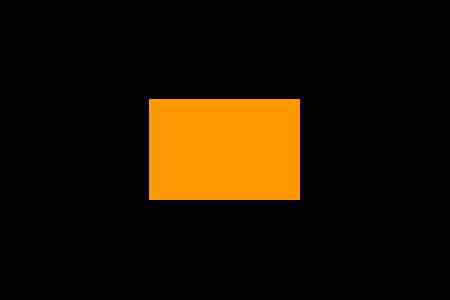
#> input picture frame 11 of trunk/synthetic_vid_creation/synthetic_videos/synthetic_video_100_26-08-2015_14:27:16.avi, 450 x 300 px, given in place of 20150205_155823.mp4, which was not available
$ python test_video.py   (Python 2 division)   (older library calls are emulated)
#> lines starting #> are read from the running program, lines starting #| are printed output that depends on the picture; after the words box and inside, x2 and y2 are one past the last pixel; in counts of white or black regions, pixels touching at a corner belong together; pictures that were not available may be replaced by others from this repository, and a replacement may not be noted
import numpy as np
import cv2
import cv
import time
#import matplotlib.pyplot as plt


frame_nums = [130]

cap = cv2.VideoCapture('videos/20150205_155823.mp4')
corner1 = (1,261)
corner2 = (188, 1000)

frames_count, fps, width, height = cap.get(cv2.cv.CV_CAP_PROP_FRAME_COUNT), cap.get(cv2.cv.CV_CAP_PROP_FPS), cap.get(cv2.cv.CV_CAP_PROP_FRAME_WIDTH), cap.get(cv2.cv.CV_CAP_PROP_FRAME_HEIGHT)

print frames_count, fps, width, height

'''
for frame_num in frame_nums:
    print frame_num
    cap.set(cv2.cv.CV_CAP_PROP_POS_FRAMES,frame_num) #Set index to last frame

    ret, img = cap.read()
    res = cv2.resize (img, (600, 1000), interpolation = cv2.INTER_CUBIC)
    cv2.rectangle(res,corner1,corner2,(0,255,0),3)
    cv2.namedWindow('frame', cv2.WINDOW_NORMAL)
    cv2.imshow('frame',res)
    #cv2.imwrite("images/test.jpg", img)
    cv2.waitKey()
    break
    #window = cv.NamedWindow("frame", cv.CV_WINDOW_AUTOSIZE)
    #namedWindow("MyVideo",CV_WINDOW_AUTOSIZE);

    screen_res = 1280, 720
    scale_width = screen_res[0] / 600.0
    scale_height = screen_res[1] / 1000.0
    scale = min(scale_width, scale_height)
    window_width = int(600.0 * scale)
    window_height = int(1000.0 * scale)

    #cv2.namedWindow('dst_rt', cv2.WINDOW_NORMAL)
    cv2.resizeWindow('dst_rt', 600, 1000)
    cv2.rectangle(img,corner1,corner2,(0,255,0),3)


    cv2.imshow('dst_rt', img)
    cv2.waitKey(0)
'''


frame_count=0
while(cap.isOpened()):
    ret, frame = cap.read()
#> frame is the input picture: shape (300, 450, 3); mean B, G, R 0.6, 17.2, 28.6
    #print frame
    print frame_count
    gray = cv2.cvtColor(frame, cv2.COLOR_BGR2GRAY)
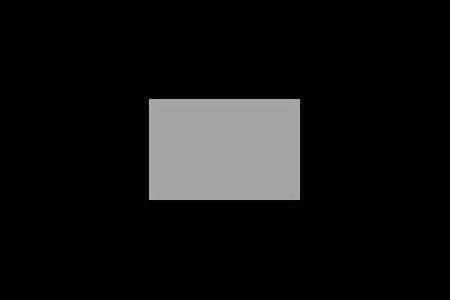
#> gray: shape (300, 450); min 0, max 195, mean 18.7

    cv2.rectangle(frame,(384,0),(510,128),(0,255,0),5)
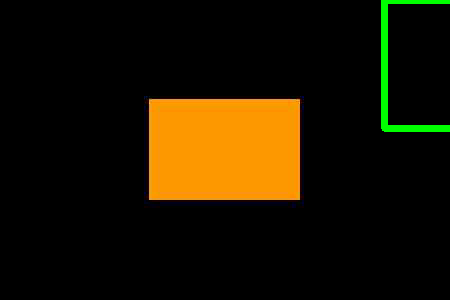
#> frame: shape (300, 450, 3); 1.19% of pixels changed, all inside (x1, y1, x2, y2) = (381, 0, 450, 132)

    cv2.imshow('frame',frame)

    if cv2.waitKey(1) & 0xFF == ord('q'):
#> (key q is pressed here)
        break

    if frame_count == 130:
        break
    frame_count += 1


#length = int(cap.get(cv2.cv.CV_CAP_PROP_FRAME_COUNT))


cap.release()
cv2.destroyAllWindows()

$ run again, starting later in the video
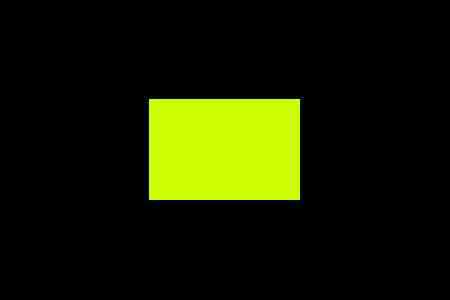
#> input picture frame 95 of trunk/synthetic_vid_creation/synthetic_videos/synthetic_video_100_26-08-2015_14:27:16.avi, 450 x 300 px, given in place of 20150205_155823.mp4, which was not available
#> frame is the input picture: shape (300, 450, 3); mean B, G, R 0.7, 28.7, 23.2
#> `gray = cv2.cvtColor(frame, cv2.COLOR_BGR2GRAY)`:
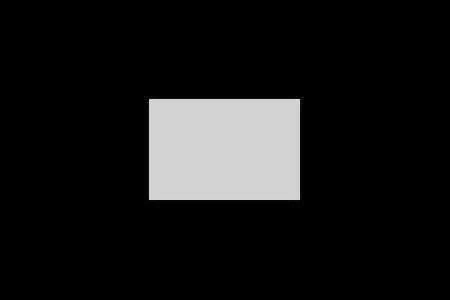
#> gray: shape (300, 450); min 0, max 233, mean 23.9
#> `cv2.rectangle(frame,(384,0),(510,128),(0,255,0),5)`:
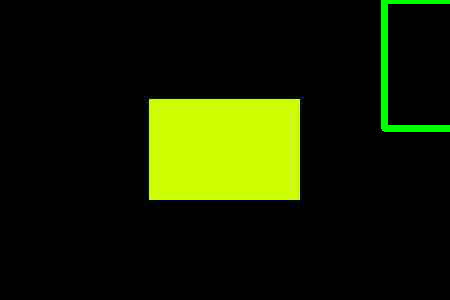
#> frame: shape (300, 450, 3); 1.19% of pixels changed, all inside (x1, y1, x2, y2) = (381, 0, 450, 132)
